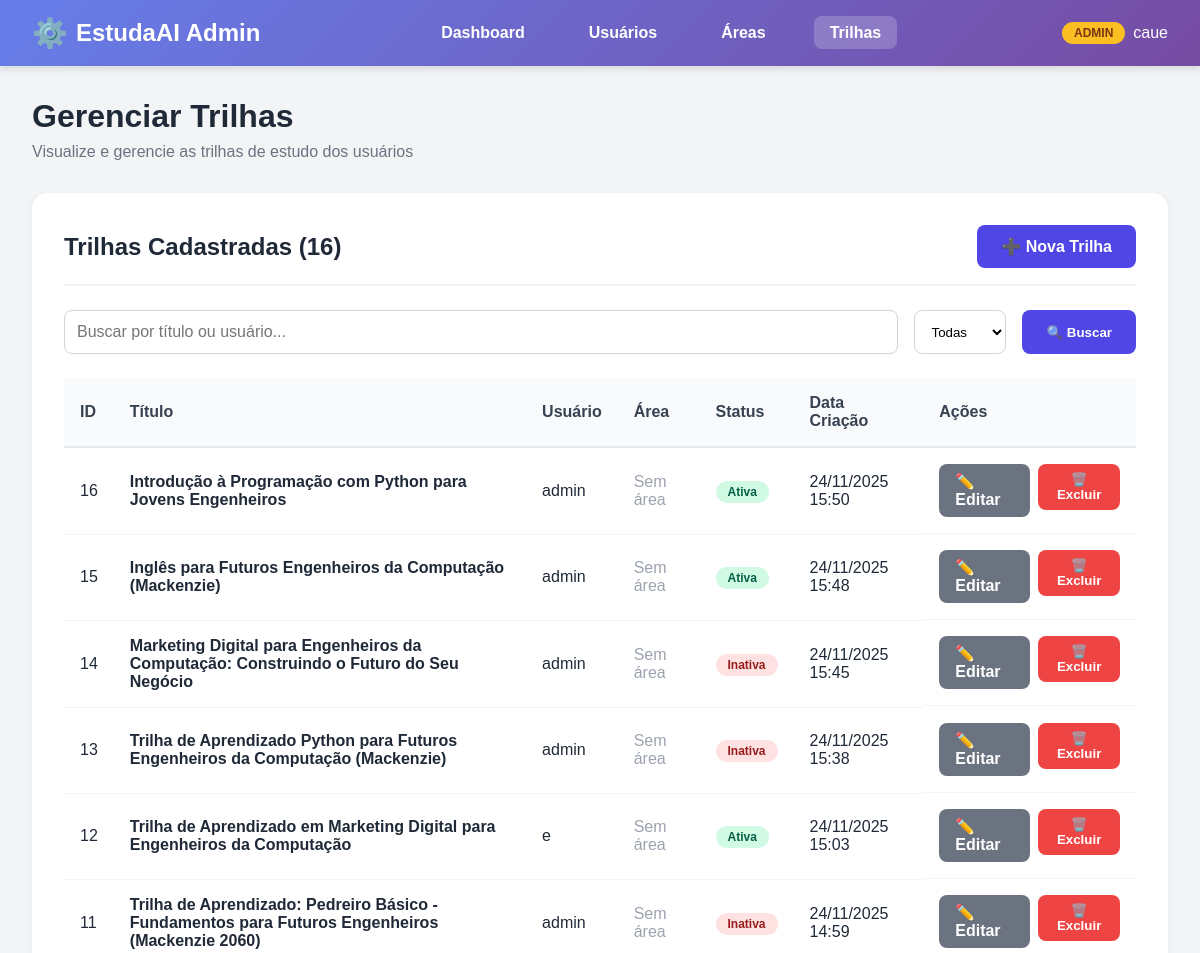
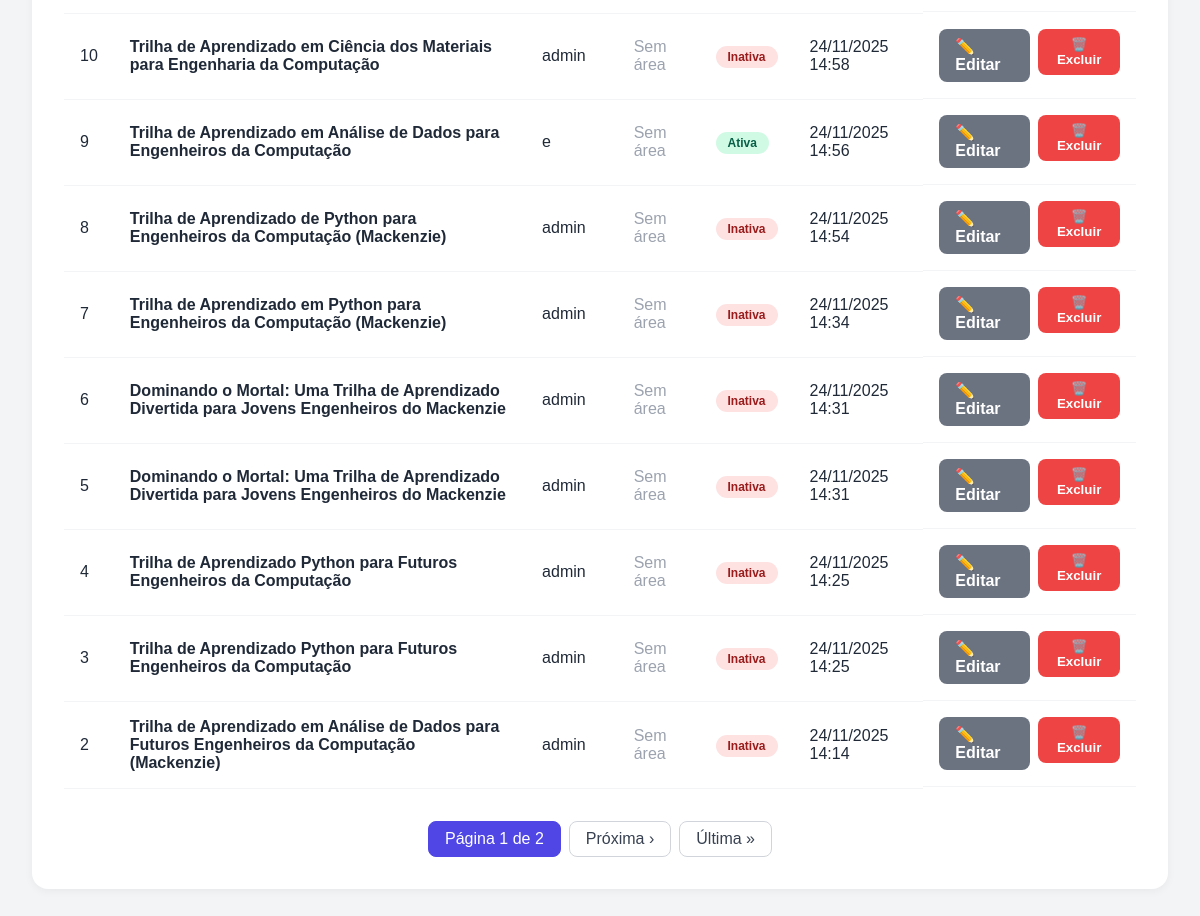
Before: /usuarios/admin-panel/trilhas/ (signed in) with the older database file (2 pictures, top to bottom).
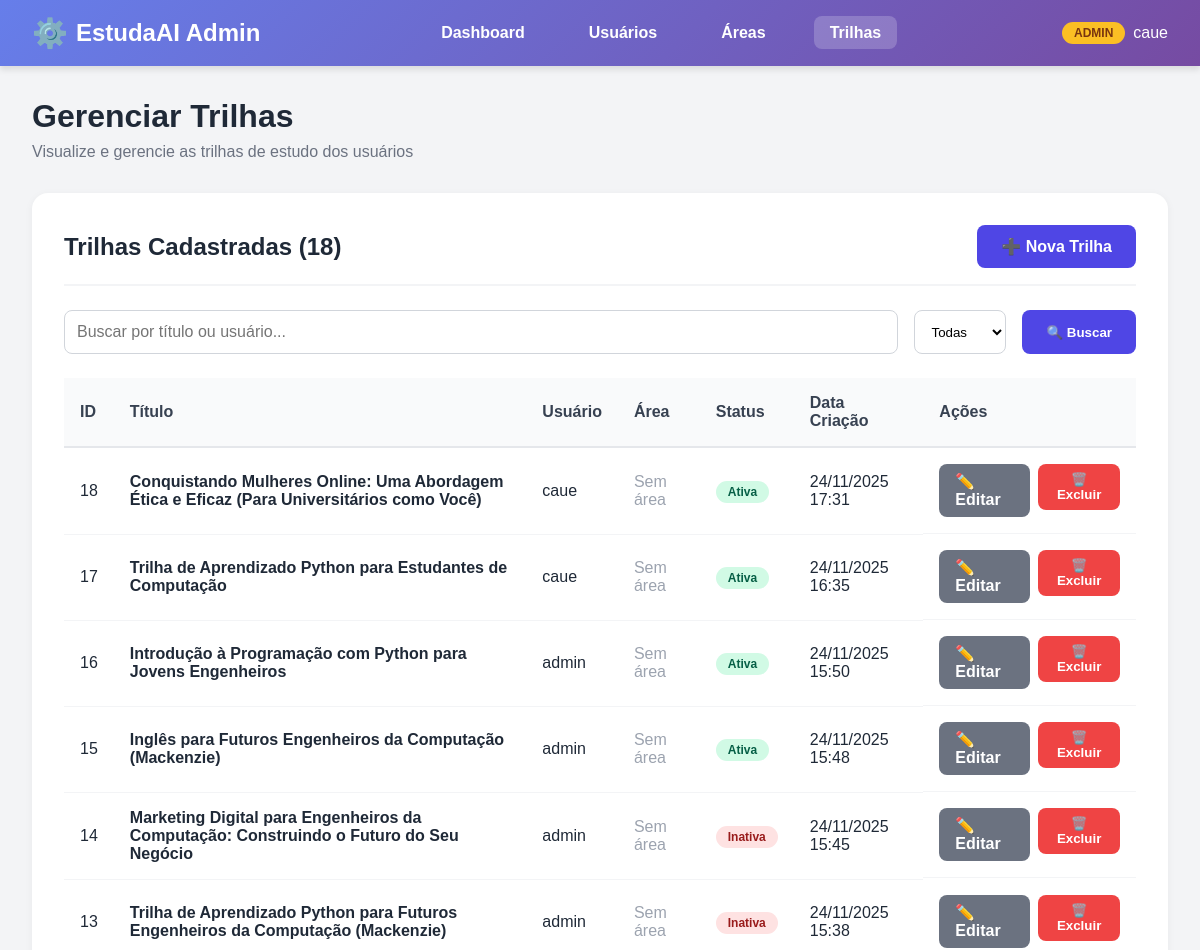
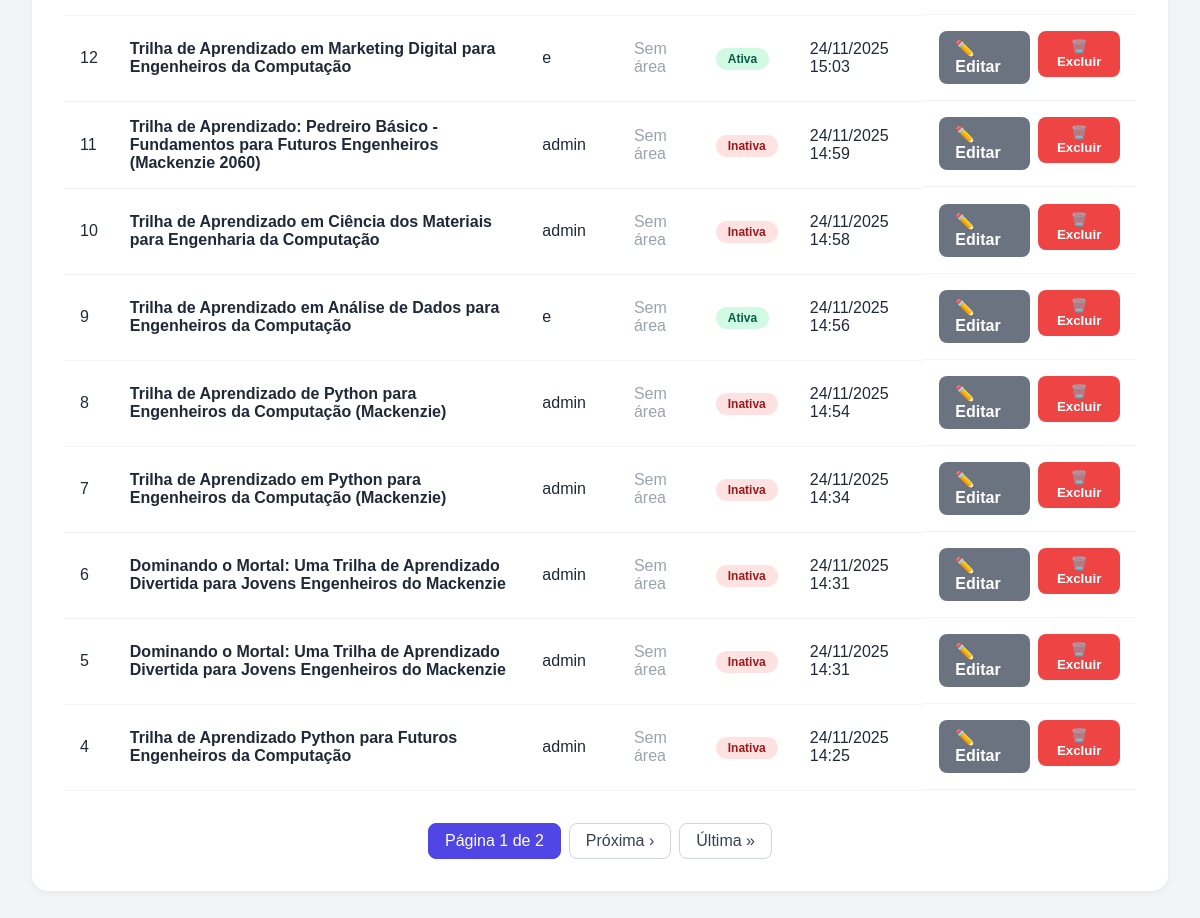
After: the same page with the newer database file (2 pictures, top to bottom).
### api/models.py (models this page shows, shortened)
class TrilhaCurso(models.Model):
    usuario = models.ForeignKey(
        Usuario, on_delete=models.CASCADE, related_name="trilhas_curso"
    )
    titulo = models.CharField(max_length=255)
    descricao = models.TextField(blank=True)
    area = models.ForeignKey(
        Area, on_delete=models.SET_NULL, null=True, blank=True, related_name="trilhas_curso"
    )
    solicitacao_original = models.TextField(
        blank=True,
        help_text="Texto original enviado pelo usuário (vazio para criação manual)"
    )
    conteudo_json = models.JSONField(
        help_text="Conteúdo completo da trilha em formato JSON"
    )
    ativa = models.BooleanField(default=True)
    data_criacao = models.DateTimeField(auto_now_add=True)
    data_atualizacao = models.DateTimeField(auto_now=True)
    class Meta:
        ordering = ["-data_criacao"]
        verbose_name = "Trilha de Curso (IA)"
        verbose_name_plural = "Trilhas de Curso (IA)"

### usuarios/models.py (models this page shows, shortened)
class Usuario(AbstractUser):  # criação de uma classe usuário
    nome = models.CharField(max_length=100)  # Nome completo do usuário
    email = models.EmailField(unique=True)  # Email único no sistema
    universidade = models.CharField(max_length=255)  # Nome da universidade
    curso = models.CharField(max_length=255)  # Nome do curso
    ano_formatura = models.IntegerField(
        null=True,
        blank=True,  # Permite valores vazios
        validators=[
            MinValueValidator(2000),
            MaxValueValidator(2060),
        ],  # Entre 2000 e 2060
    )
    idade = models.IntegerField(
        null=True,
        blank=True,  # Permite valores vazios
        validators=[MinValueValidator(8), MaxValueValidator(100)],  # Entre 8 e 100 anos
    )
    REQUIRED_FIELDS = [
        "nome",
        "email",
        "universidade",
        "curso",
        "ano_formatura",
        "idade",
    ]

### usuarios/views.py (the view)
# urls.py: path("admin-panel/trilhas/", views.admin_trilhas_list, name="admin_trilhas_list"),
@login_required(login_url="login")
@user_passes_test(user_is_staff, login_url="dashboard")
def admin_trilhas_list(request):
    trilhas = TrilhaCurso.objects.select_related("usuario", "area").order_by("-data_criacao")
    query = request.GET.get("q")
    if query:
        trilhas = trilhas.filter(
            Q(titulo__icontains=query) | Q(usuario__nome__icontains=query)
        )
    filtro = request.GET.get("filtro")
    if filtro == "ativas":
        trilhas = trilhas.filter(ativa=True)
    elif filtro == "inativas":
        trilhas = trilhas.filter(ativa=False)
    paginator = Paginator(trilhas, 15)
    page_number = request.GET.get("page")
    page_obj = paginator.get_page(page_number)
    return render(request, "usuarios/admin/trilhas_list.html", {"page_obj": page_obj})

### usuarios/views.py (called while the page is built)
def user_is_staff(user):
    return user.is_staff

### usuarios/templates/usuarios/admin/trilhas_list.html (shortened to what the changed rows need)
{% load static %}
<!DOCTYPE html>
<html lang="pt-BR">
<head>
    <link rel="stylesheet" href="{% static 'usuarios/admin-style.css' %}">
</head>
<body>
    <main class="admin-container">
        <div class="admin-header">
            <h1 class="admin-title">Gerenciar Trilhas</h1>
        </div>
        <div class="admin-card">
            <div class="card-header">
                <h2 class="card-title">Trilhas Cadastradas ({{ page_obj.paginator.count }})</h2>
                <a href="{% url 'admin_trilha_create' %}" class="btn-primary">➕ Nova Trilha</a>
            </div>
            <div class="table-container">
                <table class="admin-table">
                    <thead>
                        <tr>
                            <th>ID</th>
                            <th>Título</th>
                            <th>Usuário</th>
                            <th>Área</th>
                            <th>Status</th>
                            <th>Data Criação</th>
                            <th>Ações</th>
                        </tr>
                    </thead>
                    <tbody>
                        {% for trilha in page_obj %}
                        <tr>
                            <td>{{ trilha.id }}</td>
                            <td><strong>{{ trilha.titulo }}</strong></td>
                            <td>{{ trilha.usuario.nome }}</td>
                            <td>
                                {% if trilha.area %}
                                <span style="font-size: 1.2rem;">{{ trilha.area.icone|default:"📚" }}</span>
                                {{ trilha.area.nome }}
                                {% else %}
                                <span style="color: #9ca3af;">Sem área</span>
                                {% endif %}
                            </td>
                            <td>
                                {% if trilha.ativa %}
                                <span class="badge success">Ativa</span>
                                {% else %}
                                <span class="badge danger">Inativa</span>
                                {% endif %}
                            </td>
                            <td>{{ trilha.data_criacao|date:"d/m/Y H:i" }}</td>
                            <td class="table-actions">
                                <a href="{% url 'admin_trilha_edit' trilha.id %}" class="btn-secondary">✏️ Editar</a>
                                <form method="POST" action="{% url 'admin_trilha_delete' trilha.id %}" style="display: inline;" onsubmit="return confirm('Tem certeza que deseja excluir esta trilha?');">
                                    <button type="submit" class="btn-danger">🗑️ Excluir</button>
                                </form>
                            </td>
                        </tr>
                        {% endfor %}
                    </tbody>
                </table>
            </div>
        </div>
    </main>
</body>
</html>

Changed rows visible on the page:
no longer on this page (row unchanged): TrilhaCurso: id "3", titulo "Trilha de Aprendizado Python para Futuros Engenheiros da Computação", usuario.nome "admin", shows "Sem área", ativa "Inativa", data_criacao "24/11/2025 14:25"
no longer on this page (row unchanged): TrilhaCurso: id "2", titulo "Trilha de Aprendizado em Análise de Dados para Futuros Engenheiros da Computação (Mackenzie)", usuario.nome "admin", shows "Sem área", ativa "Inativa", data_criacao "24/11/2025 14:14"
added TrilhaCurso: id "18", titulo "Conquistando Mulheres Online: Uma Abordagem Ética e Eficaz (Para Universitários como Você)", usuario.nome "caue", shows "Sem área", ativa "Ativa", data_criacao "24/11/2025 17:31"
added TrilhaCurso: id "17", titulo "Trilha de Aprendizado Python para Estudantes de Computação", usuario.nome "caue", shows "Sem área", ativa "Ativa", data_criacao "24/11/2025 16:35"
Other visible differences:
{{ page_obj.paginator.count }}: "16" → "18"
